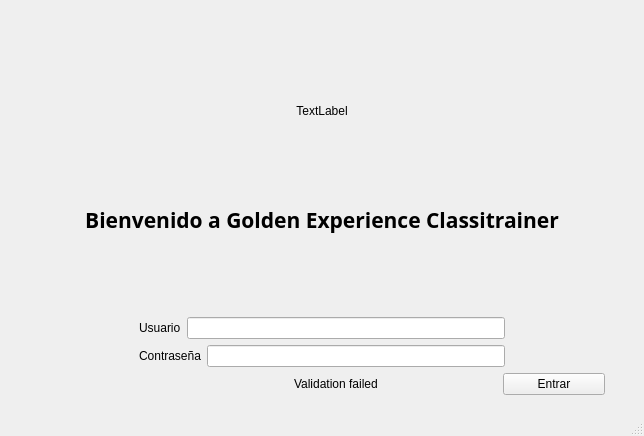
<?xml version="1.0" encoding="UTF-8"?>
<ui version="4.0">
 <class>MainWindow</class>
 <widget class="QMainWindow" name="MainWindow">
  <property name="geometry">
   <rect>
    <x>0</x>
    <y>0</y>
    <width>644</width>
    <height>436</height>
   </rect>
  </property>
  <property name="windowTitle">
   <string>MainWindow</string>
  </property>
  <widget class="QWidget" name="centralwidget">
   <layout class="QGridLayout" name="gridLayout">
    <item row="0" column="0">
     <layout class="QVBoxLayout" name="verticalLayout_3">
      <property name="leftMargin">
       <number>10</number>
      </property>
      <property name="topMargin">
       <number>10</number>
      </property>
      <property name="rightMargin">
       <number>10</number>
      </property>
      <property name="bottomMargin">
       <number>10</number>
      </property>
      <item>
       <layout class="QVBoxLayout" name="verticalLayout_2">
        <item>
         <spacer name="verticalSpacer_2">
          <property name="orientation">
           <enum>Qt::Vertical</enum>
          </property>
          <property name="sizeType">
           <enum>QSizePolicy::Minimum</enum>
          </property>
          <property name="sizeHint" stdset="0">
           <size>
            <width>20</width>
            <height>40</height>
           </size>
          </property>
         </spacer>
        </item>
        <item>
         <widget class="QLabel" name="logo">
          <property name="text">
           <string>TextLabel</string>
          </property>
          <property name="alignment">
           <set>Qt::AlignCenter</set>
          </property>
         </widget>
        </item>
        <item>
         <widget class="QLabel" name="label_4">
          <property name="font">
           <font>
            <family>Script MT Bold</family>
            <pointsize>16</pointsize>
            <weight>75</weight>
            <italic>false</italic>
            <bold>true</bold>
           </font>
          </property>
          <property name="text">
           <string>Bienvenido a Golden Experience Classitrainer</string>
          </property>
          <property name="alignment">
           <set>Qt::AlignCenter</set>
          </property>
         </widget>
        </item>
        <item>
         <spacer name="verticalSpacer">
          <property name="orientation">
           <enum>Qt::Vertical</enum>
          </property>
          <property name="sizeType">
           <enum>QSizePolicy::Minimum</enum>
          </property>
          <property name="sizeHint" stdset="0">
           <size>
            <width>20</width>
            <height>40</height>
           </size>
          </property>
         </spacer>
        </item>
        <item>
         <layout class="QHBoxLayout" name="horizontalLayout_3">
          <item>
           <layout class="QHBoxLayout" name="horizontalLayout_2">
            <item>
             <spacer name="horizontalSpacer">
              <property name="orientation">
               <enum>Qt::Horizontal</enum>
              </property>
              <property name="sizeType">
               <enum>QSizePolicy::Minimum</enum>
              </property>
              <property name="sizeHint" stdset="0">
               <size>
                <width>120</width>
                <height>20</height>
               </size>
              </property>
             </spacer>
            </item>
            <item>
             <widget class="QLabel" name="label_2">
              <property name="text">
               <string>Usuario</string>
              </property>
             </widget>
            </item>
            <item>
             <widget class="QLineEdit" name="user_text"/>
            </item>
            <item>
             <spacer name="horizontalSpacer_2">
              <property name="orientation">
               <enum>Qt::Horizontal</enum>
              </property>
              <property name="sizeType">
               <enum>QSizePolicy::Minimum</enum>
              </property>
              <property name="sizeHint" stdset="0">
               <size>
                <width>120</width>
                <height>20</height>
               </size>
              </property>
             </spacer>
            </item>
           </layout>
          </item>
         </layout>
        </item>
       </layout>
      </item>
      <item>
       <layout class="QHBoxLayout" name="horizontalLayout_4">
        <item>
         <layout class="QHBoxLayout" name="horizontalLayout">
          <item>
           <spacer name="horizontalSpacer_3">
            <property name="orientation">
             <enum>Qt::Horizontal</enum>
            </property>
            <property name="sizeType">
             <enum>QSizePolicy::Minimum</enum>
            </property>
            <property name="sizeHint" stdset="0">
             <size>
              <width>120</width>
              <height>20</height>
             </size>
            </property>
           </spacer>
          </item>
          <item>
           <widget class="QLabel" name="label">
            <property name="text">
             <string>Contraseña</string>
            </property>
           </widget>
          </item>
          <item>
           <widget class="QLineEdit" name="pass_text">
            <property name="echoMode">
             <enum>QLineEdit::Password</enum>
            </property>
           </widget>
          </item>
          <item>
           <spacer name="horizontalSpacer_4">
            <property name="orientation">
             <enum>Qt::Horizontal</enum>
            </property>
            <property name="sizeType">
             <enum>QSizePolicy::Minimum</enum>
            </property>
            <property name="sizeHint" stdset="0">
             <size>
              <width>120</width>
              <height>20</height>
             </size>
            </property>
           </spacer>
          </item>
         </layout>
        </item>
       </layout>
      </item>
      <item>
       <layout class="QHBoxLayout" name="horizontalLayout_6">
        <item>
         <spacer name="horizontalSpacer_7">
          <property name="orientation">
           <enum>Qt::Horizontal</enum>
          </property>
          <property name="sizeType">
           <enum>QSizePolicy::Minimum</enum>
          </property>
          <property name="sizeHint" stdset="0">
           <size>
            <width>275</width>
            <height>20</height>
           </size>
          </property>
         </spacer>
        </item>
        <item>
         <widget class="QLabel" name="label_errors">
          <property name="text">
           <string>Validation failed</string>
          </property>
         </widget>
        </item>
        <item>
         <spacer name="horizontalSpacer_5">
          <property name="orientation">
           <enum>Qt::Horizontal</enum>
          </property>
          <property name="sizeType">
           <enum>QSizePolicy::Minimum</enum>
          </property>
          <property name="sizeHint" stdset="0">
           <size>
            <width>100</width>
            <height>20</height>
           </size>
          </property>
         </spacer>
        </item>
        <item>
         <layout class="QVBoxLayout" name="verticalLayout">
          <item>
           <widget class="QPushButton" name="login_button">
            <property name="text">
             <string>Entrar</string>
            </property>
           </widget>
          </item>
         </layout>
        </item>
        <item>
         <spacer name="horizontalSpacer_6">
          <property name="orientation">
           <enum>Qt::Horizontal</enum>
          </property>
          <property name="sizeType">
           <enum>QSizePolicy::Minimum</enum>
          </property>
          <property name="sizeHint" stdset="0">
           <size>
            <width>20</width>
            <height>20</height>
           </size>
          </property>
         </spacer>
        </item>
       </layout>
      </item>
     </layout>
    </item>
   </layout>
  </widget>
  <widget class="QMenuBar" name="menubar">
   <property name="geometry">
    <rect>
     <x>0</x>
     <y>0</y>
     <width>644</width>
     <height>26</height>
    </rect>
   </property>
  </widget>
  <widget class="QStatusBar" name="statusbar"/>
 </widget>
 <resources/>
 <connections/>
</ui>
